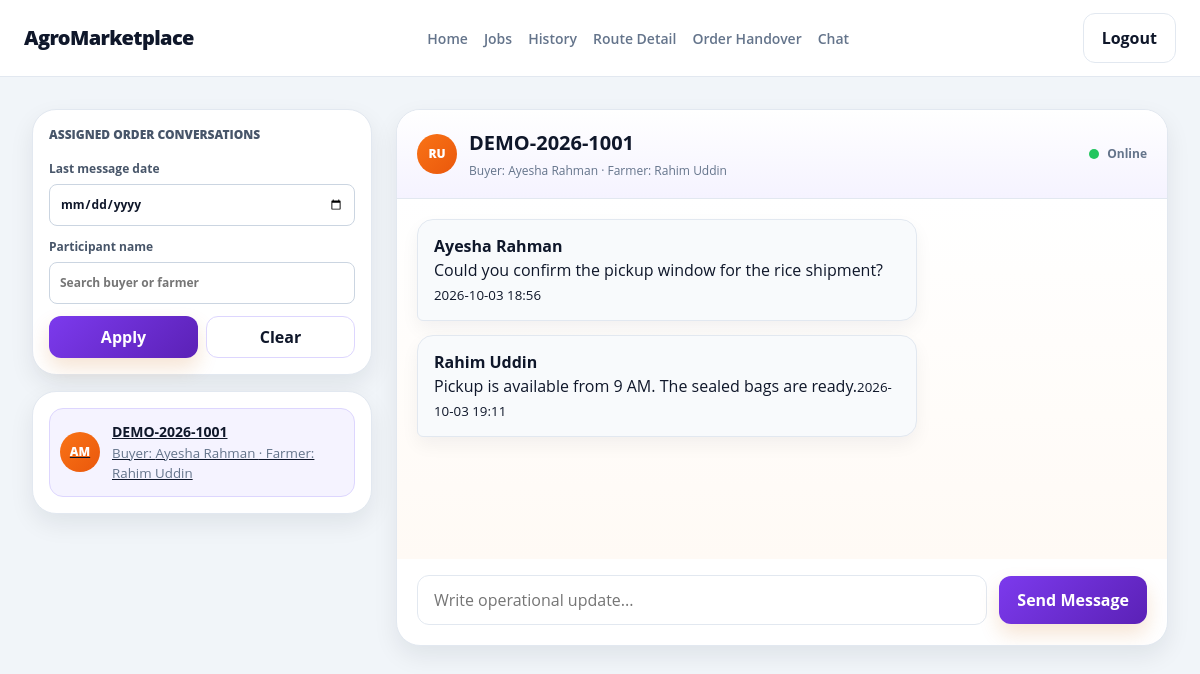
Screenshot of /delivery/chat.php (signed in) with the database file from the repository.
### tables this page shows
CREATE TABLE `conversations` (
  `id` bigint UNSIGNED NOT NULL,
  `order_id` bigint UNSIGNED DEFAULT NULL,
  `created_by` bigint UNSIGNED DEFAULT NULL,
  `created_at` timestamp NOT NULL DEFAULT CURRENT_TIMESTAMP
);

CREATE TABLE `orders` (
  `id` bigint UNSIGNED NOT NULL,
  `order_number` varchar(40) NOT NULL,
  `buyer_id` bigint UNSIGNED NOT NULL,
  `farmer_id` bigint UNSIGNED NOT NULL,
  `listing_id` bigint UNSIGNED DEFAULT NULL,
  `accepted_bid_id` bigint UNSIGNED DEFAULT NULL,
  `quantity` decimal(14,3) NOT NULL,
  `quantity_unit` varchar(20) NOT NULL DEFAULT 'MT',
  `price_per_unit` decimal(14,2) NOT NULL,
  `subtotal` decimal(14,2) NOT NULL,
  `commission_amount` decimal(14,2) NOT NULL DEFAULT '0.00',
  `total_amount` decimal(14,2) NOT NULL,
  `currency` char(3) NOT NULL DEFAULT 'BDT',
  `status` enum('pending','confirmed','processing','ready_for_pickup','in_transit','delivered','completed','cancelled','disputed') NOT NULL DEFAULT 'pending',
  `payment_status` enum('unpaid','pending','escrowed','partially_refunded','refunded','released') NOT NULL DEFAULT 'unpaid',
  `expected_delivery_at` datetime DEFAULT NULL,
  `created_at` timestamp NOT NULL DEFAULT CURRENT_TIMESTAMP,
  `updated_at` timestamp NOT NULL DEFAULT CURRENT_TIMESTAMP ON UPDATE CURRENT_TIMESTAMP
);

CREATE TABLE `users` (
  `id` bigint UNSIGNED NOT NULL,
  `role` enum('buyer','farmer','delivery','admin') NOT NULL,
  `username` varchar(80) NOT NULL,
  `password` varchar(255) NOT NULL,
  `email` varchar(254) NOT NULL,
  `fullname` varchar(150) DEFAULT NULL,
  `phone` varchar(32) DEFAULT NULL,
  `address` text,
  `profile_description` text,
  `market_preferences` varchar(255) DEFAULT NULL,
  `business_name` varchar(180) DEFAULT NULL,
  `preferred_buying_category` varchar(100) DEFAULT NULL,
  `typical_order_volume` varchar(80) DEFAULT NULL,
  `land_area` varchar(80) DEFAULT NULL,
  `primary_crops` text,
  `verification_documents` text,
  `vehicle_capacity` varchar(100) DEFAULT NULL,
  `vehicle_license_plate` varchar(32) DEFAULT NULL,
  `account_status` enum('pending','active','suspended','closed') NOT NULL DEFAULT 'active',
  `created_at` timestamp NOT NULL DEFAULT CURRENT_TIMESTAMP,
  `updated_at` timestamp NOT NULL DEFAULT CURRENT_TIMESTAMP ON UPDATE CURRENT_TIMESTAMP
);

CREATE TABLE `messages` (
  `id` bigint UNSIGNED NOT NULL,
  `conversation_id` bigint UNSIGNED NOT NULL,
  `sender_id` bigint UNSIGNED NOT NULL,
  `body` text NOT NULL,
  `attachment_url` varchar(500) DEFAULT NULL,
  `created_at` timestamp NOT NULL DEFAULT CURRENT_TIMESTAMP
);

### database/app.php (called while the page is built, shortened)
<?php
require_once __DIR__ . '/connection.php';
function app_db(): PDO
{
    $connection = Database::getInstance()->getConnection();
    return $connection;
}
function app_database(): Database
{
    return Database::getInstance();
}
function escape_html(?string $value): string
{
    return htmlspecialchars($value ?? '', ENT_QUOTES, 'UTF-8');
}
function current_user(): ?array
{
    $user = app_database()->getUserInfo((int) $_SESSION['user_id']);
    return $user;
}
function require_role(array $roles): array
{
    $user = current_user();
    return $user;
}

### database/connection.php (called while the page is built, shortened)
<?php
class Database
{
    private static ?Database $instance = null;
    private ?PDO $conn = null;
    private function __construct()
    {
        $host = 'localhost';
        $port = '3306';
        $user = 'root';
        $pass = 'root';
        $database = 'agromarketplace';
        $charset = "utf8mb4";
        $dsn = "mysql:host=$host;port=$port;dbname=$database;charset=$charset";
        try {
            $this->conn = new PDO($dsn, $user, $pass, [
                PDO::ATTR_ERRMODE            => PDO::ERRMODE_EXCEPTION,
                PDO::ATTR_DEFAULT_FETCH_MODE => PDO::FETCH_ASSOC,
                PDO::ATTR_EMULATE_PREPARES   => false,
            ]);
        } catch (PDOException $e) {
            $this->conn = null;
            error_log("Database connection failed: " . $e->getMessage());
        }
    }
    public static function getInstance(): Database
    {
        if (self::$instance === null) {
            self::$instance = new Database();
        }
        return self::$instance;
    }
    public function getUserInfo(int $userId): ?array
    {
        $statement = $this->conn->prepare(
            'SELECT id, role, username, email, fullname, vehicle_capacity, vehicle_license_plate FROM users WHERE id = ? AND account_status = ?'
        );
        $statement->execute([$userId, 'active']);
        $user = $statement->fetch();
        return $user ?: null;
    }
    public function getConversationMessages(int $conversationId): array
    {
        $statement = $this->conn->prepare(
            'SELECT m.sender_id, m.body, m.created_at, u.fullname, u.username, u.role FROM messages m JOIN users u ON u.id = m.sender_id WHERE m.conversation_id = ? ORDER BY m.id'
        );
        $statement->execute([$conversationId]);
        return $statement->fetchAll();
    }
    public function getDeliveryConversations(int $deliveryUserId): array
    {
        $statement = $this->conn->prepare(
            'SELECT c.id, o.order_number, buyer.id AS buyer_id, buyer.fullname AS buyer_name,
                    farmer.id AS farmer_id, farmer.fullname AS farmer_name, c.created_at,
                    COALESCE(MAX(m.created_at), c.created_at) AS last_activity
             FROM delivery_jobs d
             JOIN orders o ON o.id = d.order_id
             JOIN conversations c ON c.order_id = o.id
             JOIN conversation_participants p ON p.conversation_id = c.id AND p.user_id = d.delivery_user_id
             JOIN users buyer ON buyer.id = o.buyer_id
             JOIN users farmer ON farmer.id = o.farmer_id
             LEFT JOIN messages m ON m.conversation_id = c.id
             WHERE d.delivery_user_id = ? AND d.status <> ?
             GROUP BY c.id, o.order_number, buyer.id, buyer.fullname, farmer.id, farmer.fullname, c.created_at
             ORDER BY last_activity DESC'
        );
        $statement->execute([$deliveryUserId, 'delivered']);
        return $statement->fetchAll();
    }
}

### delivery/chat.php (the view, shortened to what this page needs)
<?php
require_once __DIR__ . '/../database/app.php';
$user = require_role(['delivery']);
$database = app_database();
$conversations = $database->getDeliveryConversations((int) $user['id']);
$allConversations = $conversations;
$filterDate = is_string($_GET['date'] ?? null) && preg_match('/^\d{4}-\d{2}-\d{2}$/', $_GET['date']) ? $_GET['date'] : '';
$filterParticipant = is_string($_GET['participant'] ?? null) ? trim(substr($_GET['participant'], 0, 120)) : '';
$conversations = array_values(array_filter($allConversations, static function ($conversation) use ($filterDate, $filterParticipant) {
  $matchesDate = $filterDate === '' || substr($conversation['last_activity'], 0, 10) === $filterDate;
  $matchesParticipant = $filterParticipant === ''
    || stripos($conversation['buyer_name'] ?? '', $filterParticipant) !== false
    || stripos($conversation['farmer_name'] ?? '', $filterParticipant) !== false;
  return $matchesDate && $matchesParticipant;
}));
$conversationId = filter_var($_GET['conversation'] ?? null, FILTER_VALIDATE_INT) ?: 0;
$selected = null;
if (!$selected && $conversations) {
  $selected = $conversations[0];
  $conversationId = (int) $selected['id'];
}
$messages = [];
if ($selected) {
  $messages = $database->getConversationMessages($conversationId);
}
?>
<!doctype html>
<html lang="en">
<head>
  <link rel="stylesheet" href="../colors.css">
  <link rel="stylesheet" href="../header.css">
  <link rel="stylesheet" href="delivery.css">
</head>
<body class="theme-delivery">
  <header class="site-header">
    <div class="site-header-inner">
      <a class="brand" href="../index.php">AgroMarketplace</a>
      <nav class="nav" aria-label="Delivery navigation">
        <a class="nav-link" href="index.php">Home</a>
        <a class="nav-link" href="jobs.php">Jobs</a>
          <a class="nav-link" href="history.php">History</a>
        <a class="nav-link" href="route-detail.php">Route Detail</a>
        <a class="nav-link" href="hand-over.php">Order Handover</a>
        <a class="nav-link active" href="chat.php">Chat</a>
      </nav>
      <div class="site-header-actions">
        <a class="btn btn-ghost" href="../auth/logout.php">Logout</a>
      </div>
    </div>
  </header>
  <main class="chat-shell">
    <aside class="chat-sidebar" aria-label="Message filters and conversations">
      <div class="sidebar-card filter-card">
        <p class="filter-heading">Assigned order conversations</p>
        <form class="chat-filter-form" method="get" action="chat.php">
          <label class="chat-filter-field" for="chat-filter-date">
            <span>Last message date</span>
            <input id="chat-filter-date" type="date" name="date" value="<?= escape_html($filterDate) ?>">
          </label>
          <label class="chat-filter-field" for="chat-filter-participant">
            <span>Participant name</span>
            <input id="chat-filter-participant" type="search" name="participant" value="<?= escape_html($filterParticipant) ?>" placeholder="Search buyer or farmer" maxlength="120">
          </label>
          <div class="chat-filter-actions">
            <button class="button button-primary" type="submit">Apply</button>
            <a class="button button-secondary" href="chat.php">Clear</a>
          </div>
        </form>
      </div>
      <div class="sidebar-card thread-card">
        <div class="thread-list">
          <?php foreach ($conversations as $conversation): ?>
            <a class="thread-item <?= (int) $conversation['id'] === $conversationId ? 'active' : '' ?>" href="chat.php?conversation=<?= (int) $conversation['id'] ?>">
              <span class="thread-avatar avatar-rice">AM</span>
              <span class="thread-copy"><strong><?= escape_html($conversation['order_number']) ?></strong><small>Buyer: <?= escape_html($conversation['buyer_name']) ?> · Farmer: <?= escape_html($conversation['farmer_name']) ?></small></span>
            </a>
          <?php endforeach; ?>
        </div>
      </div>
    </aside>
    <section class="chat-panel" aria-label="Chat conversation">
      <header class="chat-header">
        <div class="chat-user">
          <span class="chat-avatar avatar-rice">RU</span>
          <div>
            <h1><?= $selected ? escape_html($selected['order_number']) : 'No conversation selected' ?></h1>
            <p><?= $selected ? 'Buyer: ' . escape_html($selected['buyer_name']) . ' · Farmer: ' . escape_html($selected['farmer_name']) : 'Accept a job to open its order conversation.' ?></p>
          </div>
        </div>
        <span class="chat-status"><span class="status-dot"></span>Online</span>
      </header>
      <div class="chat-thread">
        <?php foreach ($messages as $message): ?>
          <div class="message-row <?= (int) $message['sender_id'] === (int) $user['id'] ? 'outgoing' : 'incoming' ?>">
            <div class="message-bubble"><strong><?= escape_html($message['fullname'] ?: ucfirst($message['role'])) ?></strong><br><?= nl2br(escape_html($message['body'])) ?><small><?= escape_html(date('Y-m-d H:i', strtotime($message['created_at']))) ?></small></div>
          </div>
        <?php endforeach; ?>
      </div>
      <form class="message-compose" action="chat.php?conversation=<?= (int) $conversationId ?>" method="post">
        <label class="message-input-wrap" aria-label="Type a message">
          <input type="text" name="body" maxlength="5000" placeholder="Write operational update..." <?= $selected ? 'required' : 'disabled' ?>>
        </label>
        <button class="btn btn-primary" type="submit" <?= $selected ? '' : 'disabled' ?>>Send Message</button>
      </form>
    </section>
  </main>
</body>
</html>

### colors.css (style rules this page uses)
:root { --color-buyer-primary: #f97316; --color-buyer-dark: #c2410c; --color-buyer-light-bg: #fff7ed; --color-buyer-border: #fed7aa; --color-farmer-primary: #16a34a; --color-farmer-dark: #166534; --color-farmer-light-bg: #f0fdf4; --color-farmer-border: #bbf7d0; --color-admin-primary: #dc2626; --color-admin-dark: #991b1b; --color-admin-light-bg: #fef2f2; --color-admin-border: #fecaca; --color-delivery-primary: #7c3aed; --color-delivery-dark: #5b21b6; --color-delivery-light-bg: #f5f3ff; --color-delivery-border: #ddd6fe; --color-background: #f8fafc; --color-page-bg: #f1f5f9; --color-card-bg: #ffffff; --color-sidebar-bg: #f8fafc; --color-text: #0f172a; --color-text-soft: #475569; --color-muted: #64748b; --color-border: #e2e8f0; --color-border-strong: #cbd5e1; --color-white: #ffffff; --color-success: #16a34a; --color-warning: #f59e0b; --color-danger: #dc2626; --color-shadow: transparent; --outer-shadow: rgba(15, 23, 42, 0.08); --container-xl: 1200px; --container-lg: 1080px; --radius-sm: 10px; --radius-md: 16px; --radius-lg: 24px; --radius-xl: 32px; --space-1: 4px; --space-2: 8px; --space-3: 12px; --space-4: 16px; --space-5: 20px; --space-6: 24px; --space-8: 32px; --space-10: 40px; --space-12: 48px; --space-16: 64px; }
html { font-family: "Open Sans", sans-serif; }
* { box-sizing:border-box }
body { margin:0;background:var(--color-page-bg);color:var(--color-text);line-height:1.5 }
a { color:inherit }
button, input, select { font: inherit; }
body.theme-delivery { --color-brand: var(--color-delivery-primary); --color-brand-soft: var(--color-delivery-light-bg); --color-brand-border: var(--color-delivery-border); }

### header.css (style rules this page uses)
.site-header { position: sticky; top: 0; z-index: 10; background: rgba(255, 255, 255, 0.94); backdrop-filter: blur(10px); border-bottom: 1px solid var(--color-border); }
.site-header-inner { max-width: var(--container-xl); min-height: var(--header-height, 76px); margin: 0 auto; padding: 0 24px; display: flex; align-items: center; justify-content: space-between; gap: 16px; }
.brand { text-decoration: none; color: var(--color-text); font-size: 20px; font-weight: 800; letter-spacing: -0.03em; }
.nav { display: flex; align-items: center; gap: 16px; flex-wrap: wrap; }
.nav-link { color: var(--color-muted); text-decoration: none; font-size: 14px; font-weight: 600; transition: color 0.2s ease; }
.site-header-actions { display: flex; align-items: center; gap: 12px; }

### rows the page displays
conversations: order.order_number "DEMO-2026-1001", created_by.fullname "Ayesha Rahman", users.fullname "Rahim Uddin"
messages: sender.fullname "Ayesha Rahman", body "Could you confirm the pickup window for the rice shipment?", created_at "2026-10-03 18:56"
messages: sender.fullname "Rahim Uddin", body "Pickup is available from 9 AM. The sealed bags are ready.", created_at "2026-10-03 19:11"
